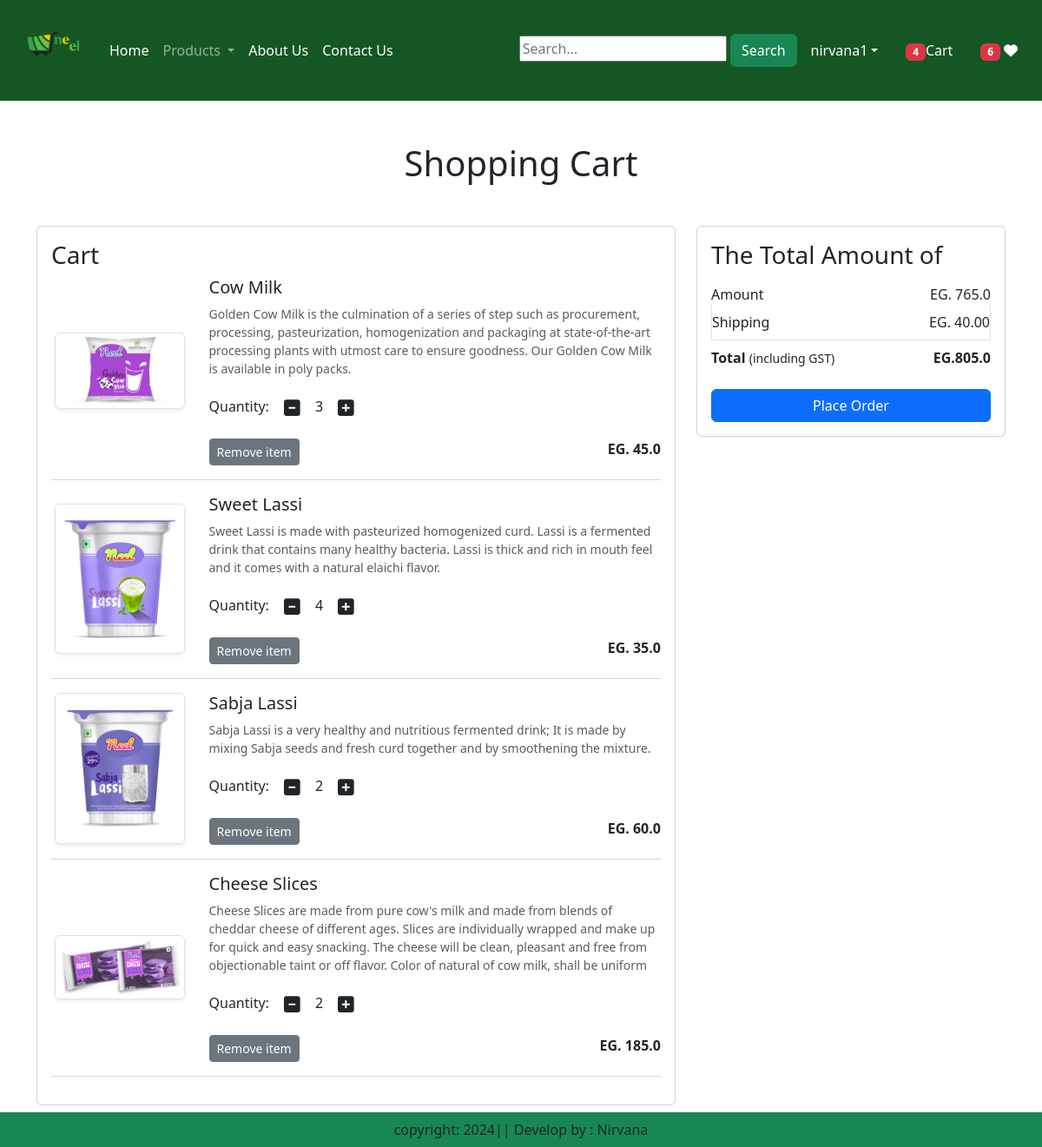
Page /cart/ (signed in) on the earlier database version.
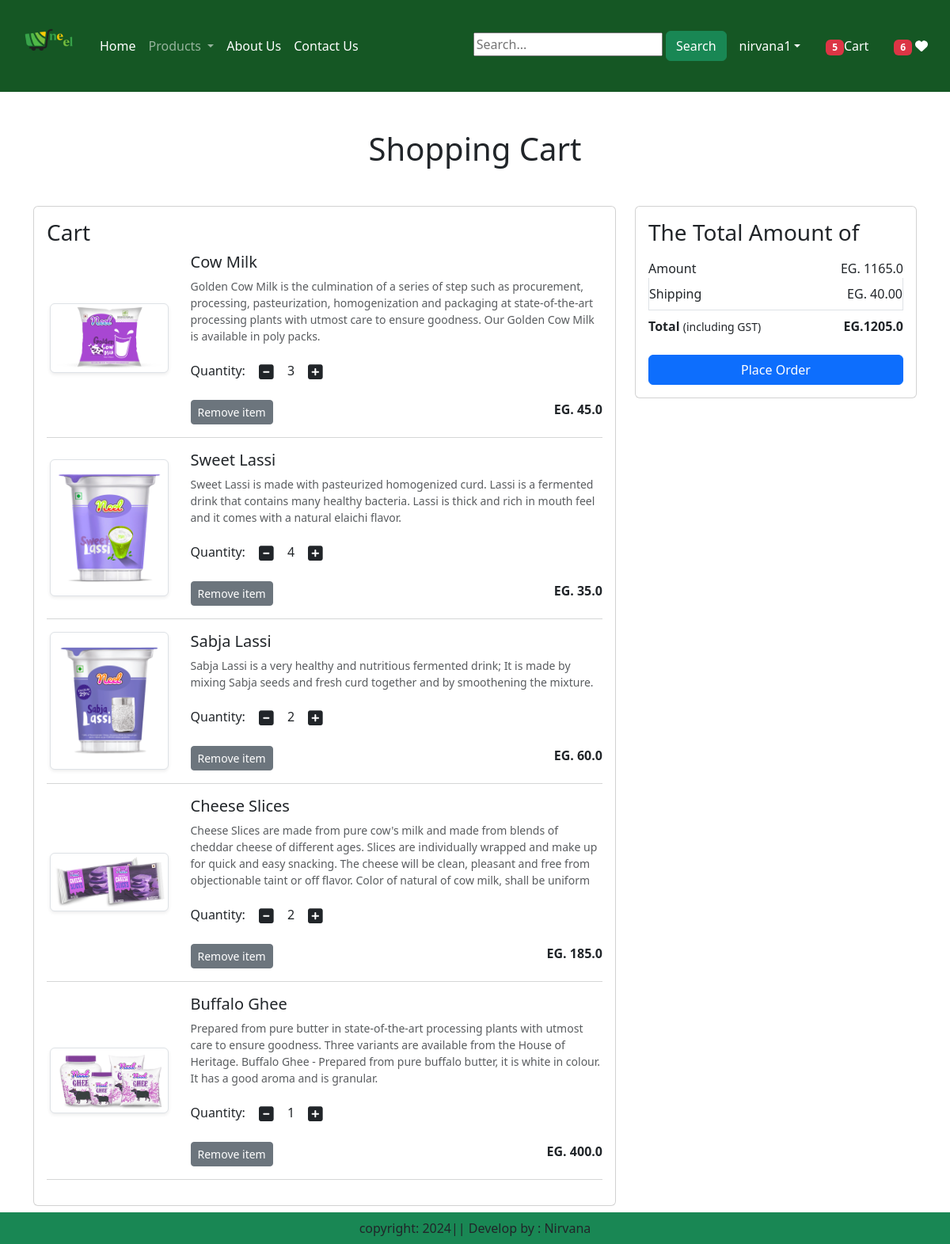
Same page on the later database version.
### app1/models.py (models this page shows, shortened)
class Cart(models.Model):
    user = models.ForeignKey (User, on_delete=models.CASCADE)
    product = models.ForeignKey (Product, on_delete=models.CASCADE)
    quantity = models. PositiveIntegerField(default=1)

class Product(models.Model):
    title = models.CharField(max_length=100)
    selling_price = models.FloatField()
    discounted_price = models.FloatField()
    description = models.TextField()
    composition = models.TextField(default='')
    prodapp = models.TextField(default='')
    category = models.CharField(choices=CATEGORY_CHOICES, max_length=2)
    product_image = models.ImageField(upload_to='product')

### app1/views.py (the view)
# urls.py: path('cart/',views.show_cart, name='showcart'),
@login_required
def show_cart(request):
    user=request.user
    cart = Cart.objects.filter(user=user)
    amount=0
    for p in cart:
        value=p.quantity*p.product.discounted_price
        amount= amount + value
    totalamount=amount+40
    totalitem =0
    wishitem=0
    if request.user.is_authenticated:
        totalitem = len(Cart.objects.filter(user=request.user))
        wishitem = len(Wishlist.objects.filter(user=request.user))
    return render(request, 'app1/addtocart.html', locals())

### app1/templates/app1/addtocart.html (shortened to what this page needs)
{% extends 'app1/base.html' %}
{%load static %}
{% block main-content %}
<div class="container my-5">
    <div class="row">
        {% if cart %}
        <h1 class="text-center mb-5">Shopping Cart</h1>
        <div class="col-sm-8">
        <div class="card">
            <div class="card-body">
                <h3>Cart</h3>
                {% for item in cart %}
                <div class="row">
                    <div class="col-sm-3 text-center align-self-center"><img src="{{item.product.product_image.url}}" alt="" srcset="" class="img-fluid img-thumbnail shadow-sm" height="150" width="150"> </div>
                    <div class="col-sm-9">
                        <div>
                            <h5>{{item.product.title}}</h5>
                            <p class="mb-2 text-muted small">{{item.product.description}}</p>
                            <div class="my-3">
                                <label for="quantity"> Quantity: </label>
                                <a class="minus-cart btn" pid={{item.product.id}}><i class="fas fa-minus-square fa-lg"></i></a>
                                <span id="quantity">{{item.quantity}}</span>
                                <a class="plus-cart btn" pid={{item.product.id}}><i class="fas fa-plus-square fa-lg"></i></a>
                            </div>
                            <div class="d-flex justify-content-between">
                                <a href="#" class="remove-cart btn btn-sm btn-secondary mr-3" pid={{item.product.id}}>Remove item </a>
                                <p class="mb-0"><span><strong>EG. {{item.product.discounted_price}}</strong></span></p>
                            </div>
                        </div>
                    </div>
                </div>
                <hr class="text-muted">
                {% endfor %}
            </div>
        </div>
    </div>
    <div class="col-sm-4">
        <div class="card">
            <div class="card-body">
                <h3>The Total Amount of</h3>
                <ul class="list-group">
                    <li class="list-group-item d-flex justify-content-between align-items-center border-0 px-0 pb-0" >Amount<span id="amount">EG. {{amount}}</span></li>
                    <li class="list-group-item d-flex justify-content-between align-items-center px-0">Shipping <span>EG. 40.00</span></li>
                    <li class="list-group-item d-flex justify-content-between align-items-center border-0 px-0 mb-3">
                        <div>
                            <strong>Total</strong> <small>(including GST)</small>
                        </div>
                        <span id="totalamount"><strong>EG.{{totalamount}}</strong></span>
                    </li>
                </ul>
                <div class="d-grid"><a href="{% url 'checkout' %}" class="btn btn-primary">Place Order</a></div>
            </div>
        </div>
    </div>
    {% else %}
       <h1 class="text-center mb-5">Cart is Empty</h1>
    {% endif %}
</div>
</div>
{% endblock main-content %}

### app1/templates/app1/base.html (shortened to what this page needs)
<!DOCTYPE html>
{% load static %}
<html lang="en">
<head>
    <link href="https://cdn.jsdelivr.net/npm/bootstrap@5.3.3/dist/css/bootstrap.min.css" rel="stylesheet">
    <link rel="stylesheet" href="{% static "app1/css/owl.carousel.min.css" %}">
    <link rel="stylesheet" href="{% static "app1/css/all.min.css" %}">
    <link rel="stylesheet" href="{% static "app1/css/style.css" %}">
</head>
<body>
    <nav class="navbar navbar-expand-lg navbar-dark" style="background-color: #155724; ">
        <div class="container-fluid">
          <a class="navbar-brand" href="#">
            <img src="{% static "app1/images/1.png" %}" width="90" height="90">
          </a>
          <div class="collapse navbar-collapse" id="navbarSupportedContent">
            <ul class="navbar-nav me-auto mb-2 mb-lg-0">
              {% if request.user.is_authenticated %}
              <li class="nav-item">
                <a class="nav-link active" aria-current="page" href="/">Home</a>
              </li>
              <li class="nav-item dropdown">
                <a class="nav-link dropdown-toggle" href="#" role="button" data-bs-toggle="dropdown" aria-expanded="false">
                  Products
                </a>
              </li>
              <li class="nav-item">
                <a class="nav-link text-white" href="{%url 'about' %}">About Us</a>
              </li>
              <li class="nav-item">
                <a class="nav-link text-white" href="{%url 'contact' %}">Contact Us</a>
              </li>
            </ul>
            <form method="get" action="{% url 'search' %}">
              <input type="text" name="search" placeholder="Search..." required value="{{ query|default:'' }}" />
              <button type="submit" class="btn btn-success">Search</button>
            </form>
          </div>
          <ul class="navbar-nav me-auto mb-2 mb-lg-0">
            <li class="nav-item dropdown mx-2">
                <a class="nav-link dropdown-toggle text-white" href="#"
                id="profileDropdown" role="button" data-bs-toggle="dropdown"
                aria-expanded="false">{{request.user}}</a>
            <li class="nav-item mx-2">
                <a href="{% url 'showcart' %}" class="nav-link text-white"><span class ="badge bg-danger">{%if totalitem > 0 %} {{totalitem}} {% endif%}</span>Cart</a>
            </li>
            <li class="nav-item mx-2">
              <a href="{% url 'showwishlist' %}" class="nav-link text-white">
                  {% if wishitem > 0 %}
                      <span class="badge bg-danger">{{ wishitem }}</span>
                  {% else %}
                      <span class="badge bg-secondary">0</span>
                  {% endif %}
                  <i class="fa fa-heart"></i>
              </a>
          </li>
            {% endif %}
        </ul>
    </div>
</nav>
    {% block main-content %}{% endblock main-content %}
    <footer class="container-fluid fixed-bottom bg-success text-center p-2 mt-5">
        copyright: 2024|| Develop by : Nirvana
    </footer>
</body>
</html>

Differences in the rows shown:
added Cart: product.product_image (picture), product "Buffalo Ghee", product.description "Prepared from pure butter in state-of-the-art processing plants with utmost care to ensure goodness. Three variants are available from the House of Heritage. Buffalo Ghee - Prepared from pure buffalo butter, it is white in colour. It has a good aroma and is granular.", quantity "1", product.discounted_price "400.0"
Other differences:
{{ totalitem }}: "4" → "5"
{{ amount }}: "765.0" → "1165.0"
{{ totalamount }}: "805.0" → "1205.0"
